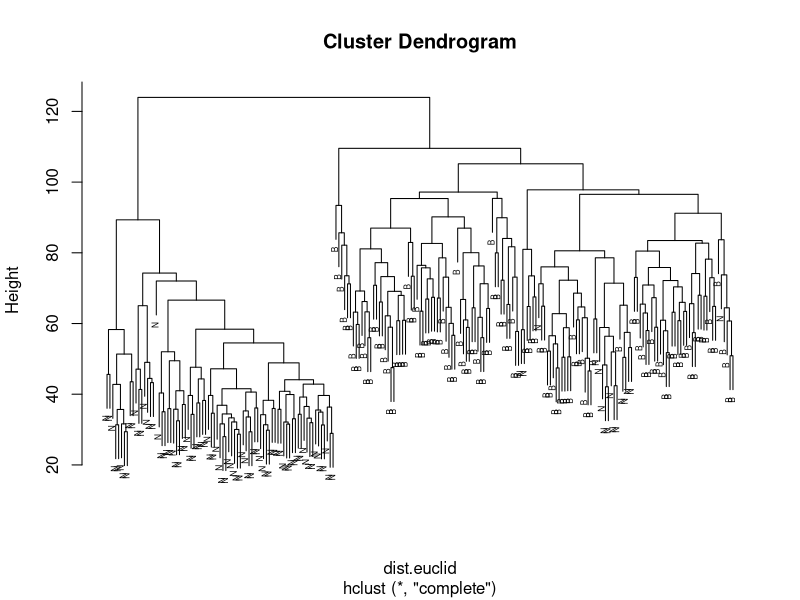
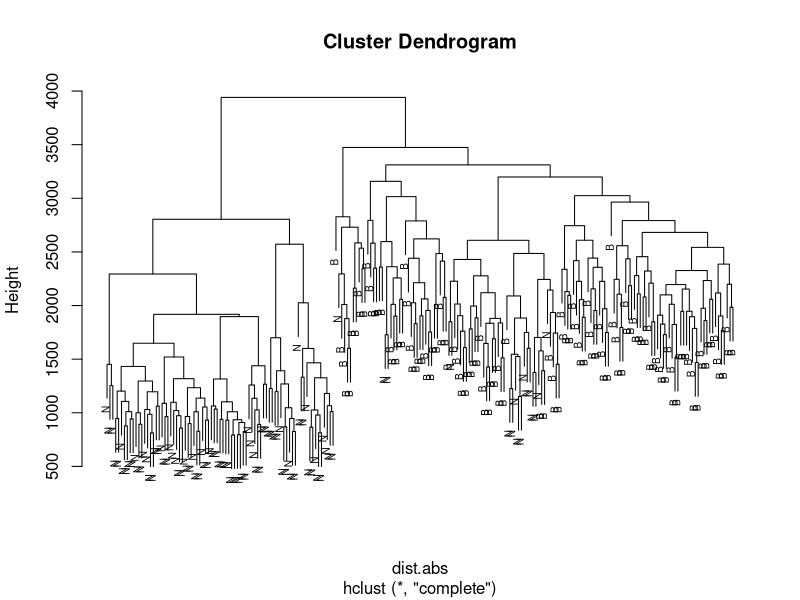
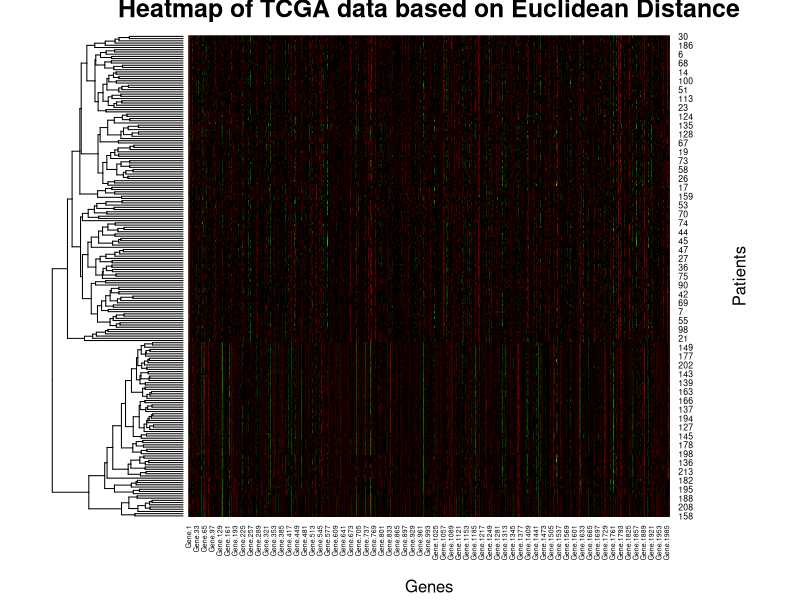
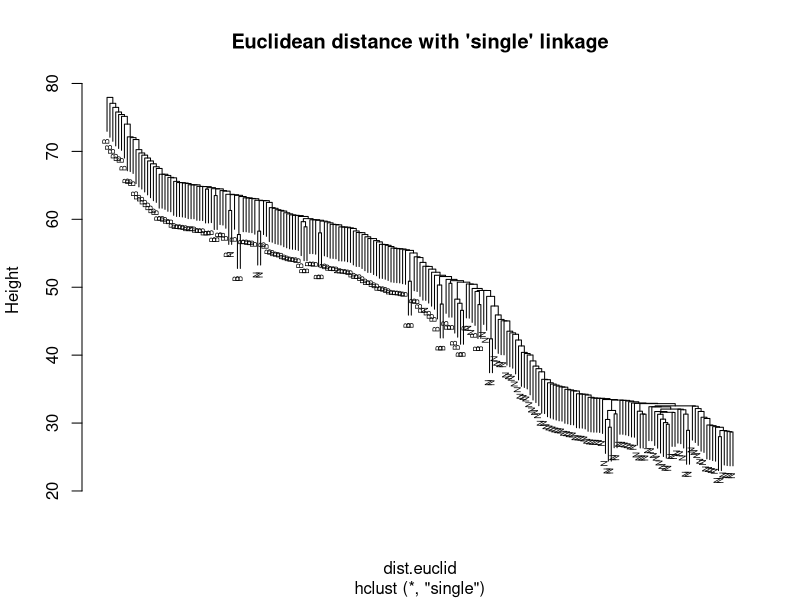
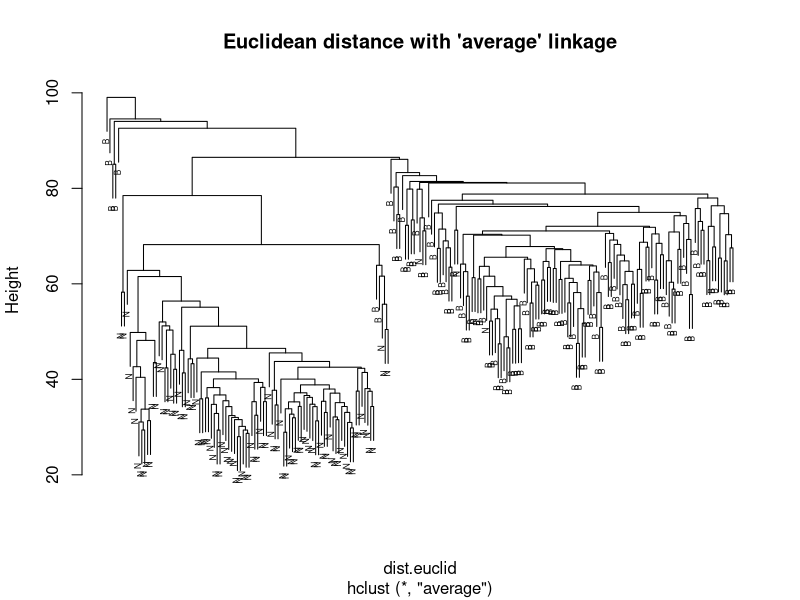
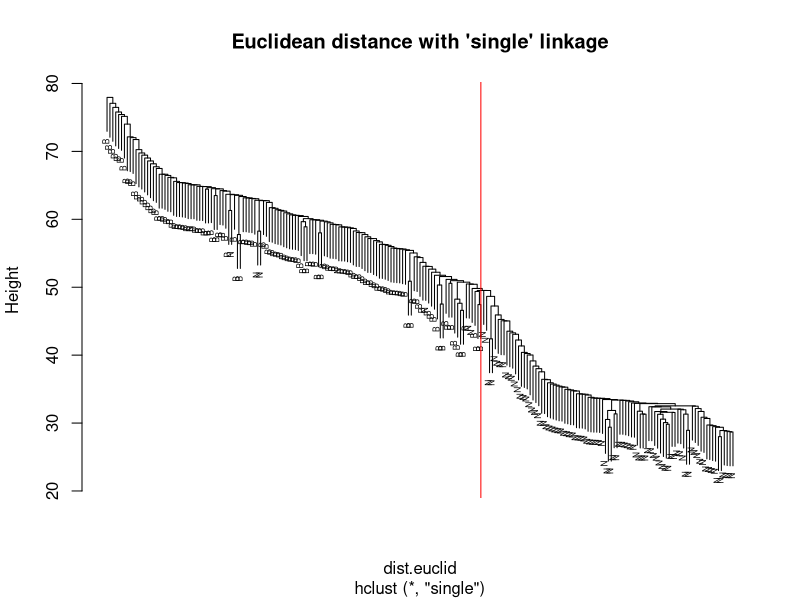
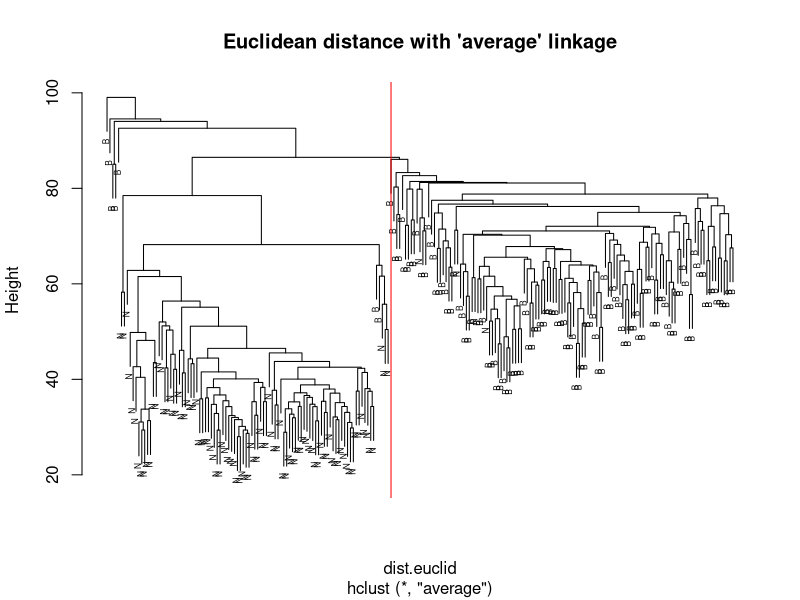
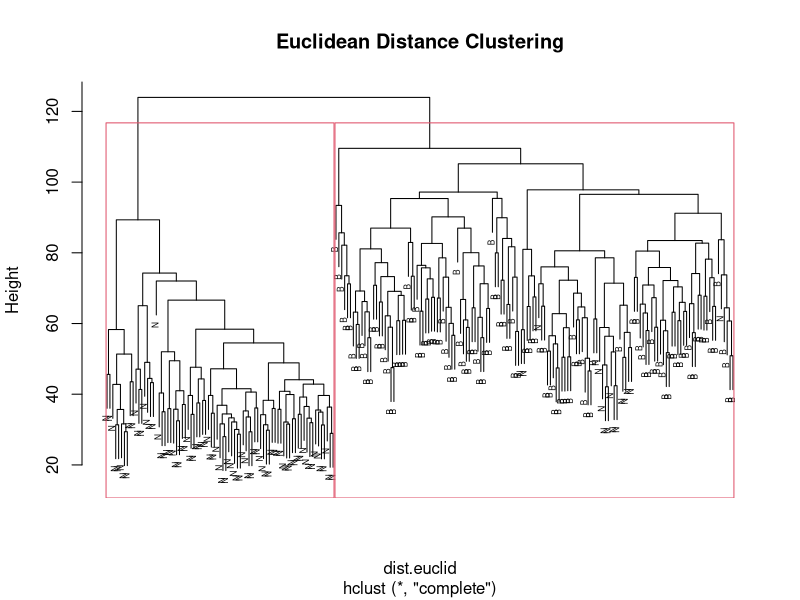

The R script that drew these images, in order:
## ---- chunk 1
# If necessary, make sure to install.packages("gplots") so that the following command works:
library(gplots)
#Load the data
trial.sample = read.table("TCGA_sample.txt", header = TRUE)
#Store the subtypes of tissue and the gene expression data
Subtypes = trial.sample[,1]
Gene.Expression = as.matrix(trial.sample[,2:2001])
## ---- chunk 2
dist.euclid = dist(Gene.Expression, method = "euclidean")
dist.abs = dist(Gene.Expression, method = "manhattan") #absolute distance
## ---- chunk 3
types = rep(0,217)
types[which(Subtypes == "Basal")] = "B"
types[which(Subtypes == "Normal")] = "N"

#Euclidean distance
hc.euclid = hclust(dist.euclid)
plot(hc.euclid, labels = types, cex = 0.5)

#Absolute distance
hc.abs = hclust(dist.abs)
plot(hc.abs, labels = types, cex = 0.6)

## ---- chunk 4

heatmap(Gene.Expression, Rowv = as.dendrogram(hc.euclid), Colv = NA, 
        main = "Heatmap of TCGA data based on Euclidean Distance", 
        xlab = "Genes", ylab = "Patients", col = redgreen(50))

## ---- chunk 5
#Euclidean distance with 'single' linkage
hc.euclid.s = hclust(dist.euclid, method = "single")
plot(hc.euclid.s, labels = types, cex = 0.5, main = "Euclidean distance with 'single' linkage")

#Euclidean distance with 'average' linkage
hc.euclid.a = hclust(dist.euclid, method = "average")
plot(hc.euclid.a, labels = types, cex = 0.5, main = "Euclidean distance with 'average' linkage")
## ---- chunk 6
#Euclidean distance with 'single' linkage
plot(hc.euclid.s, labels = types, cex = 0.5, main = "Euclidean distance with 'single' linkage")
abline(v=130,col='red')

#Euclidean distance with 'average' linkage
plot(hc.euclid.a, labels = types, cex = 0.5, main = "Euclidean distance with 'average' linkage")
abline(v=99,col='red')
## ---- chunk 7
ct.n <- cutree(hc.euclid,k=2)
plot(hc.euclid, labels = types, cex=0.5, main = "Euclidean Distance Clustering")
rect.hclust(hc.euclid, 2)
## ---- chunk 8
library(plyr)
#Count Cluster 1 and 2
cluster_1 = count(ct.n)[1,2]
cluster_2 = count(ct.n)[2,2]

#Count 'Normal' and 'Basal'
cluster_1_Basal = count(ct.n==1&Subtypes=='Basal')[2,2]
count(ct.n==2&Subtypes=='Basal')[2,2]# The value is NA.
cluster_2_Basal = 0
cluster_1_Normal = count(ct.n==1&Subtypes=='Normal')[2,2]
cluster_2_Normal = count(ct.n==2&Subtypes=='Normal')[2,2]

print(paste("Cluster 1 contains 'Normal': ", cluster_1_Normal/cluster_1))
print(paste("Cluster 1 contains 'Basal': ", cluster_1_Basal/cluster_1))
print(paste("Cluster 2 contains 'Normal': ", cluster_2_Normal/cluster_2))
print(paste("Cluster 2 contains 'Basal': ", cluster_2_Basal/cluster_2))
## ---- chunk 9
library(readr)
cereals <- read_csv("cereals.csv")
summary(cereals)
## ---- chunk 10
#Store the subtypes of brand and the cereals data
subtypes_brand = cereals[,2]
cereal_data = as.matrix(cereals[,-c(1:3,12)])

#Calculate the euclidean distance
dist.euclid.cereal = dist(cereal_data, method = "euclidean")

#Plot the dendrogram
hc.cereal=hclust(dist.euclid.cereal, method="average")
plot(hc.cereal, labels=cereals$brand, cex=0.5, main = "Brand Euclidean Distance Clustering")

#Cutree()
ct.cereal <- cutree(hc.cereal,k=7)
rect.hclust(hc.cereal, 7)
## ---- chunk 11
plot(hc.cereal, labels=cereals$manufacturer, cex=0.5, main = "Manufacturer Euclidean Distance Clustering")

#Cutree()
ct.cereal <- cutree(hc.cereal,k=5)
rect.hclust(hc.cereal, 5)
## ---- chunk 12
#PCA on the dataset cereals
pc.cereal = prcomp(cereal_data)

#Plot the projections in the first two PC dimensions.
cereal.pred = predict(pc.cereal, cereal_data)
plot(cereal.pred[,1:2],col=as.factor(cereals$manufacturer), main = "Plot of First Two PCs; Colored by manufacturer")

#K=5
k_5 = kmeans(cereal_data,5,iter.max = 100)
plot(cereal.pred[,1:2], col=k_5$cluster, main = "Plot of First Two PCs;Colored by Clusters")
